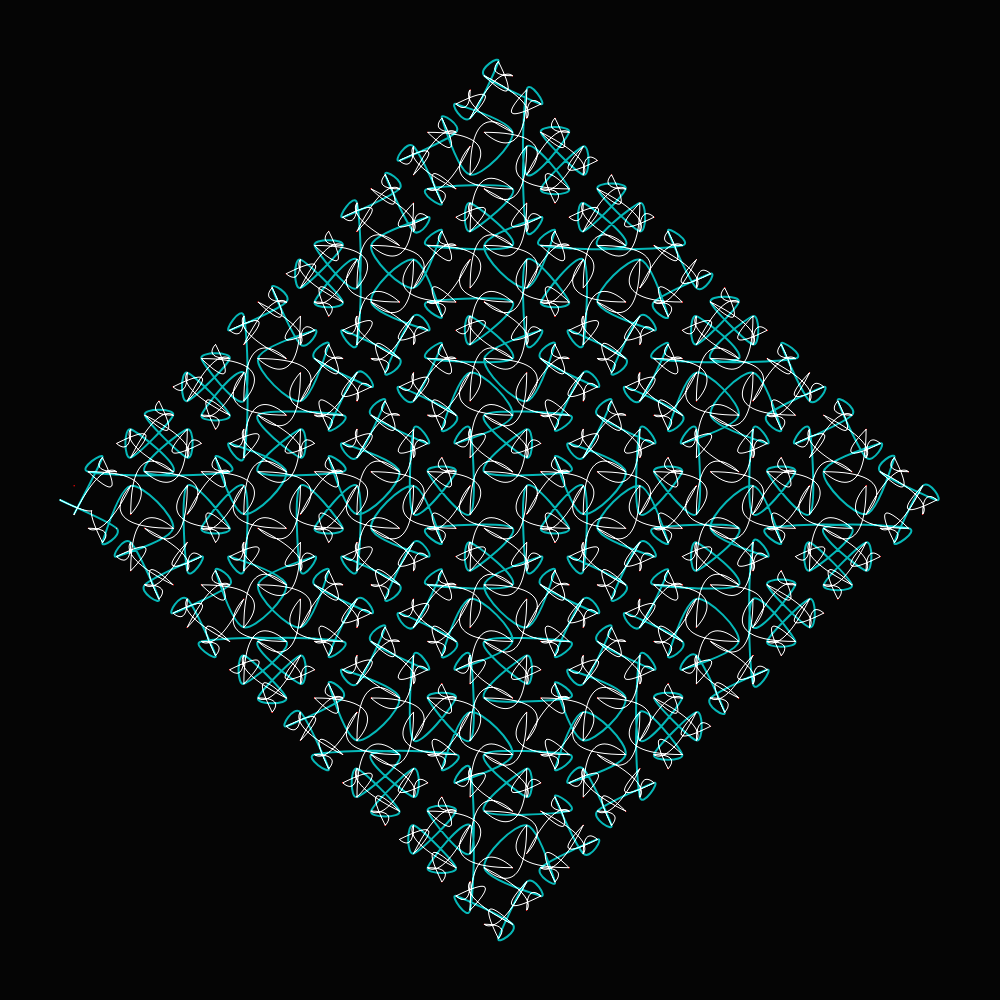
Frame 1 (no input)
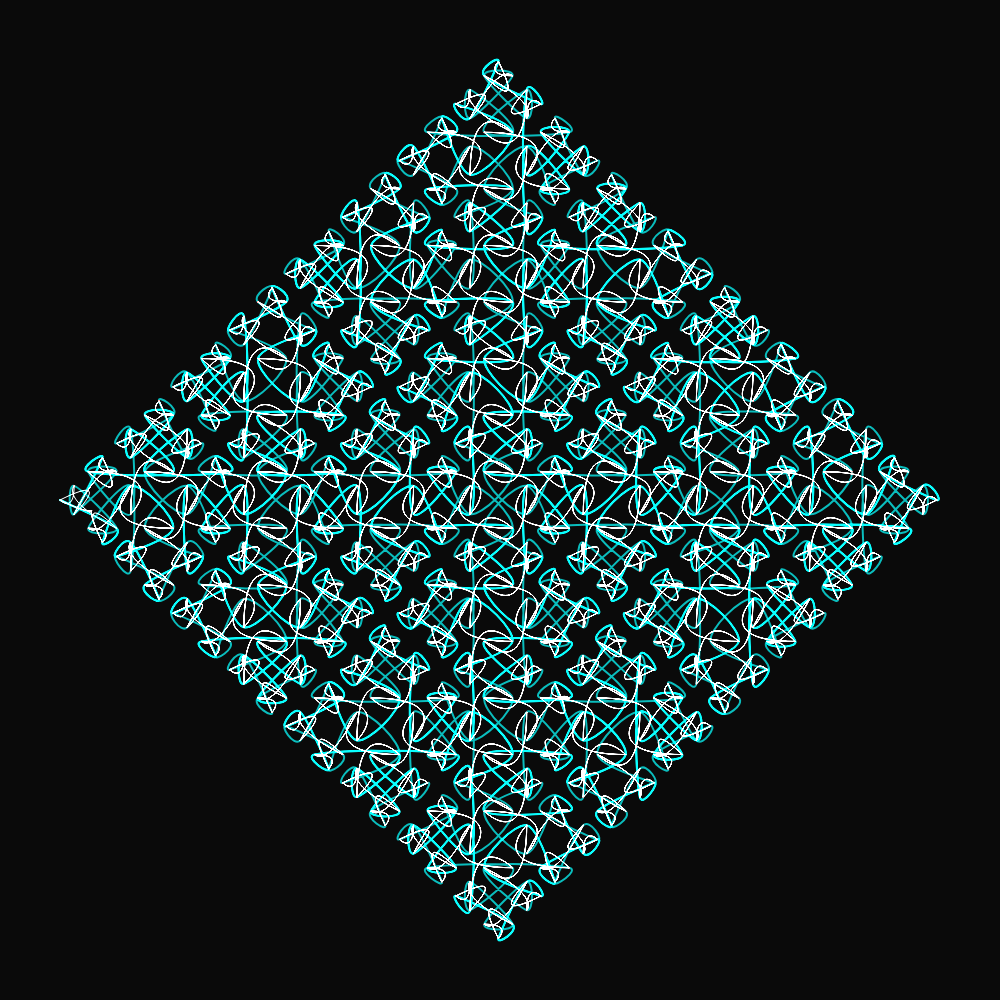
Frame 2 (the mouse pressed at the canvas centre, redrawn once)

The p5.js sketch that drew these frames (run headless with seeded random() and noise() and a simulated clock; the mouse was pressed at the canvas centre and the sketch redrawn once):

// p5.js sketch
// ── sketch.js
// var current = [...'X']
// var current = [...'AAAA']
var current = [...'-X--X']
// var current = [...'F']
// var current = [...'X']
var axiom = current
var next = []
var count = 0
var s = []

var D = 0
var R = 0
var slider
var col = 0

var vertices = []
var vertices_x = []

var step_size = 20 

function setup() {

	createCanvas(1000, 1000);
	angleMode(DEGREES)
	colorMode(HSB)
	// blendMode(SCREEN)
	// blendMode(LIGHTEST)
	// blendMode(MULTIPLY)
	blendMode(ADD)
	// blendMode(DARKEST)
	// blendMode(DIFFERENCE)
	// blendMode(EXCLUSION)
	// blendMode(REPLACE)
	// blendMode(OVERLAY)
	// blendMode(HARD_LIGHT)
	// blendMode(SOFT_LIGHT)
	// blendMode(DODGE)
	// blendMode(BURN)

	var n = 5 

	for (let i = 0; i < n; i++) {
		getResult()
	}
	console.log(current.join(''));

	// drawCurves()
	// drawBezier()
	noLoop()
}


function drawCurves() {
	// console.log("drawCurves()")
	beginShape()
	if (vertices_x.length) {
		stroke(180, 100, 70)
		strokeWeight(2)
		// fill(180, 100, 100)
		noFill()
		curveVertex(vertices_x[0].x, vertices_x[0].y)
		for (let i = 0; i < vertices_x.length; i+=3) {
			curveVertex(vertices_x[i].x, vertices_x[i].y)
		}
		curveVertex(vertices_x[vertices_x.length-1].x, vertices_x[vertices_x.length-1].y)
	}
	endShape()

	for (let i = 0; i < vertices_x.length; i++) {
		fill(180, 100, 100)
		// ellipse(vertices_x[i].x, vertices_x[i].y, 5)
	}
}

function drawBezier() {
	// console.log("drawCurves()")
	beginShape()
	if (vertices_x.length) {
		vertex(vertices_x[0].x, vertices_x[0].y)
		for (let i = 1; i < vertices_x.length; i+=2) {
			strokeWeight(1)
			noFill()
			if (i > 2 && i < vertices_x.length - 2) {
				stroke(0, 0, 100)
				strokeWeight(1)
				bezierVertex(vertices_x[i].x, vertices_x[i].y, vertices_x[i - 2].x, vertices_x[i - 2].y, vertices_x[i + 2].x, vertices_x[i + 2].y)
			}
		}
	}
	endShape()

	// beginShape()
	// if (vertices.length) {
	// 	vertex(vertices[0].x, vertices[0].y)
	// 	for (let i = 1; i < vertices.length; i++) {
	// 		strokeWeight(3)
	// 		noFill()
	// 		if (i > 1 && i < vertices.length - 3) {
	// 			stroke(200, 100, 100, 0.5)
	// 			bezierVertex(vertices[i - 1].x, vertices[i - 1].y, vertices[i + 1].x, vertices[i + 1].y, vertices[i + 2].x, vertices[i + 2].y)
	// 		}
	// 		// console.log(vertices[i].x)
	// 		// console.log(vertices[i].y)
	// 	}
	// }
	// endShape()





	for (let i = 0; i < vertices_x.length; i++) {
		stroke(200, 100, 100)
		noStroke()
		fill(0, 100, 100)
		ellipse(vertices_x[i].x, vertices_x[i].y, 1)
	}
}




function draw() {

	// background(197, 42, 63, 0.5)
	colorMode(RGB)
	background(5)
	colorMode(HSB)

	// Angle in degrees
	var theta = 45 
	var step_radius = 5 

	// Initial theta, position
	var ta = 90 
	var tx = 60 
	var ty = height/2
	var th_step = 10 
	var hue_max = 360 
	var hue_min = 40
	var th = hue_min 
	col = th

	// stroke(200, 100, 100)
	stroke(0, 0, 90)
	fill(count * 10, 100, 100)
	strokeWeight(1)

	if (current.length > 0) {
		// ellipse(tx, ty, 10, 10) // start point
		// stroke(100, random(150), 150, 255 - (count * 20))
		// stroke("SteelBlue")
		for (let i = 0; i < current.length; i++) {
			let c = current[i]
			let vx = 0
			if (c == 'F') {
				stroke(col, 80, 90)
				strokeWeight(2)
				var new_x = tx + (step_size * cos(ta))
				var new_y = ty - (step_size * sin(ta))
				// line(tx, ty, new_x, new_y)
				// curve(tx, ty, tx, ty, new_x, new_y, new_x, new_y)
				tx = new_x
				ty = new_y
				// let v = createVector(tx, ty)
				// vertices.push(v)
			} else if (c == 'f') {
				stroke(0, 80, 90)
				strokeWeight(1)
				var new_x = tx + (step_size * cos(ta)) * 0.7
				var new_y = ty - (step_size * sin(ta)) * 0.7
				line(tx, ty, new_x, new_y)
				// curve(tx, ty, tx, ty, new_x, new_y, new_x, new_y)
				tx = new_x
				ty = new_y

			}  else if (c == 'X') {
				// let v = createVector(tx, ty)
				// vertices_x.push(v)
				// vertices.pop()
			}
			else if (c == 'd') {

				stroke(40, 80, 90)
				strokeWeight(1)
				ta += theta/2
				var new_x = tx + (step_size * cos(ta)) * 0.3
				var new_y = ty - (step_size * sin(ta)) * 0.3
				line(tx, ty, new_x, new_y)
				// curve(tx, ty, tx, ty, new_x, new_y, new_x, new_y)
				tx = new_x
				ty = new_y
				ta += theta/2

			} else if (c == 'D') {
				stroke(40, 80, 90)
				strokeWeight(1)
				ta -= theta/2
				var new_x = tx + (step_size * cos(ta)) * 0.3
				var new_y = ty - (step_size * sin(ta)) * 0.3
				line(tx, ty, new_x, new_y)
				// curve(tx, ty, tx, ty, new_x, new_y, new_x, new_y)
				tx = new_x
				ty = new_y
				ta -= theta/2
			} else if (c == 'G') { // F-F
				var new_x = tx + (step_size * cos(ta))
				var new_y = ty - (step_size * sin(ta))
				line(tx, ty, new_x, new_y)
				tx = new_x
				ty = new_y
				ta -= theta
				var new_x = tx + (step_size * cos(ta))
				var new_y = ty - (step_size * sin(ta))
				line(tx, ty, new_x, new_y)
				tx = new_x
				ty = new_y
			} else if (c == '+') { // left
				ta += theta
			} else if (c == '-') { // right
				// console.log("-");
				ta -= theta
				// ta -= (theta + (1 - noise(frameCount/20))) 
				let v = createVector(tx, ty)
				vertices_x.push(v)
			} else if (c == '[') {
				s.push(tx)
				s.push(ty)
				s.push(ta)
			} else if (c == ']') {
				ta = s.pop()
				ty = s.pop()
				tx = s.pop()
			} else if (c == 'C') {
				noStroke()
				fill(100, 100, 100)
				ellipse(tx, ty, step_radius)
			} else if (c == 'H') {
				th += th_step
				if (th > hue_max) {
					th = th - (hue_max - hue_min)
				}
				fill(th, 100, 100, 0.2)
				col = th
			}
		}
	}

	drawCurves()
	drawBezier()



}

function getResult() {
	next = []
	for (var i = 0; i < current.length; i++) {

		let c = current[i]
		let x = 0

		// Rules
		if (c == 'F') {
			next.push(c)
		} else if (c == 'f') {
			next.push(c)
		} else if (c == "A") {
			next.push(..."X+X+X+X+X+X+")
		} else if (c === 'X') {
			next.push(..."XFX--XFX")
		} else if (c === 'Y') {
			next.push(..."[F+F+F+F[---Y]+++++F++++++++F-F-F-F]")
		}

		 else if ('0123456789'.indexOf(c) === -1) {
			// if (c !== ";") {
				// console.log("not number")
				// console.log(c)
				next.push(c)
			// }
		}
	}

	current = next
	// console.log(current)
	// console.log(current.join(''))
	count++

}

function keyPressed() {
	if (keyCode === UP_ARROW) {
		current = axiom
		next = []
	}
}
